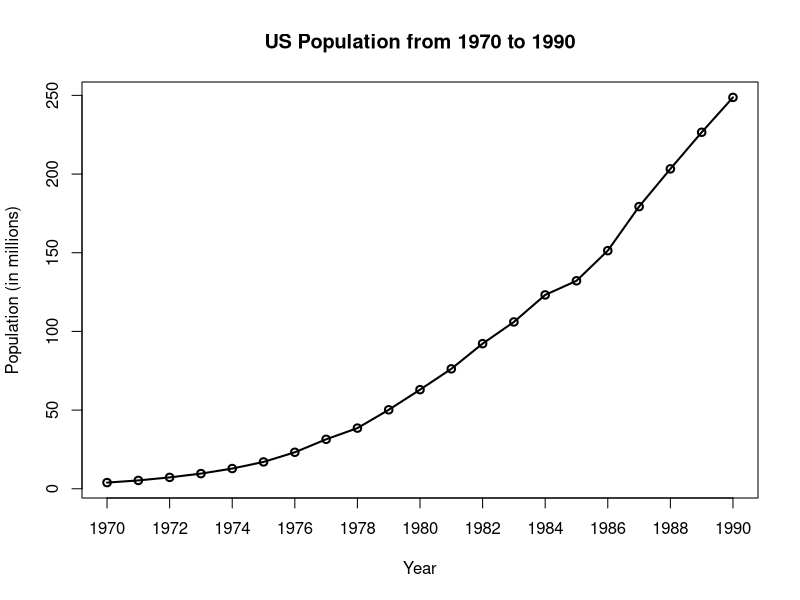
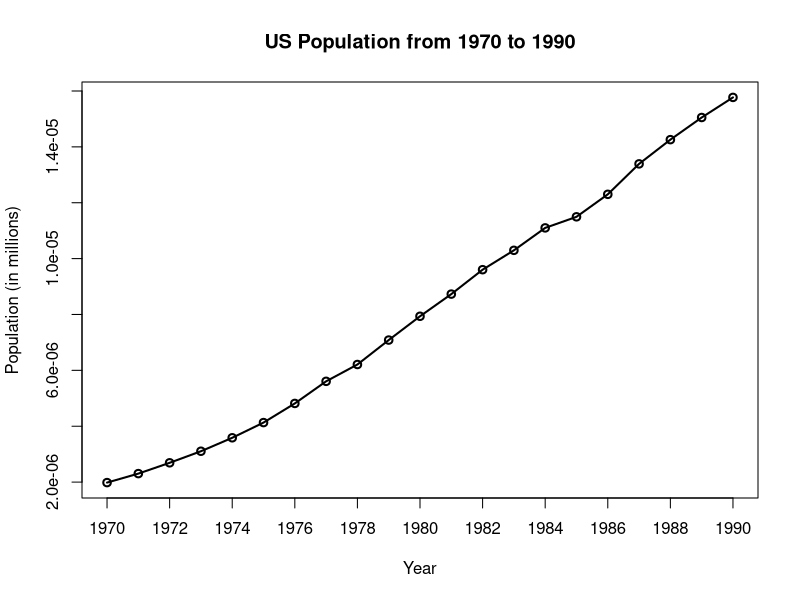
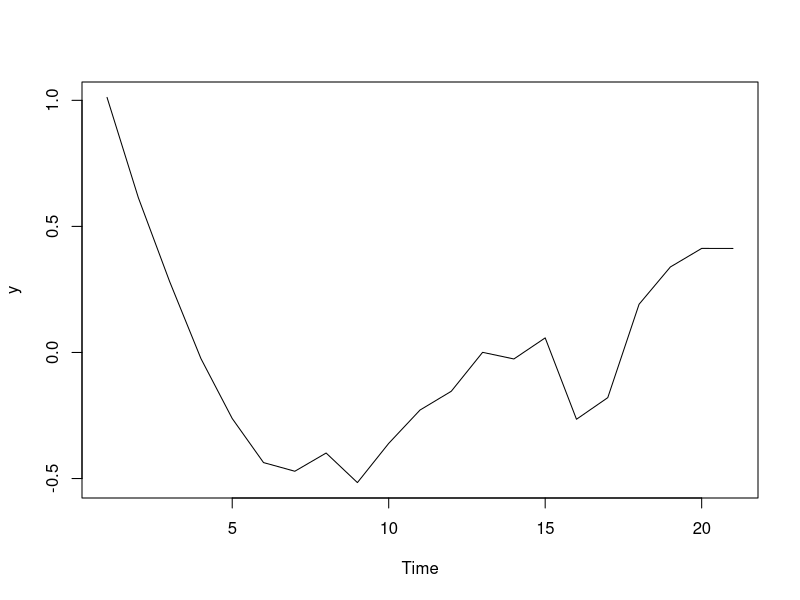
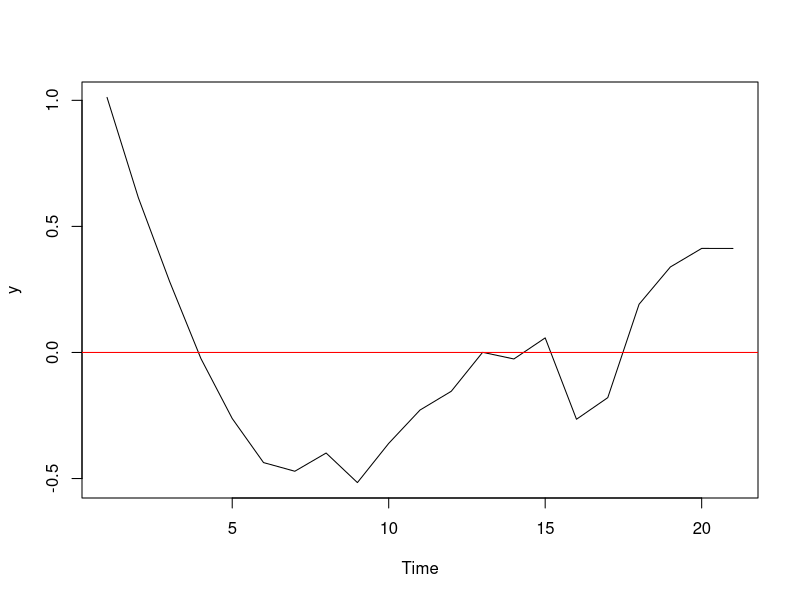
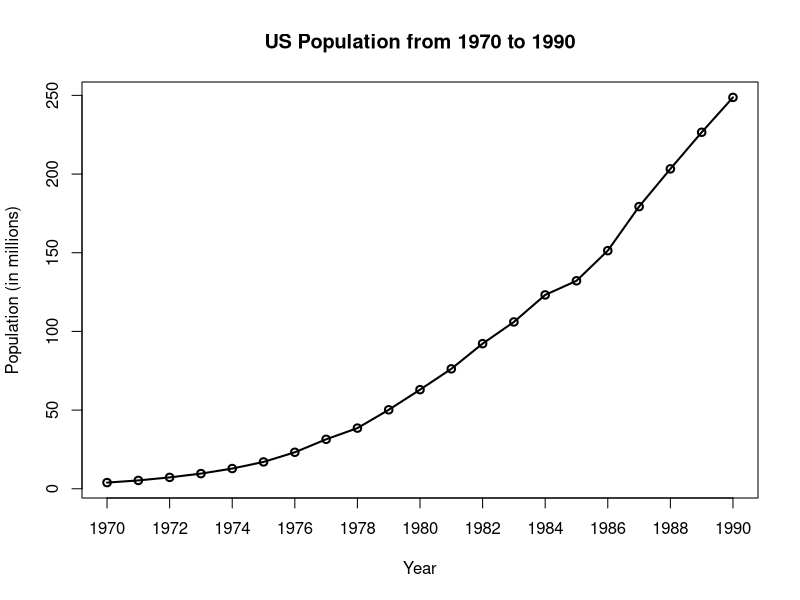

Write the R code that produced these figures, in order.
setwd("C:\\Mtech\\Projects\\anomaly_detection_end_to_end\\time_series_R\\lab2")
dev.off()
uspop = read.table("uspop.txt", header = TRUE)

plot(uspop$V1 / 1e6,
     type = "o",
     main = "US Population from 1970 to 1990",
     xlab = "Year",
     ylab = "Population (in millions)",
     lwd = 2,
     xaxt = "n")

axis(1, seq(1, 21, 2), seq(1970, 1990, 2))

pdf(file="uspop.pdf")
plot(uspop$V1 / 1e6,
     type = "o",
     main = "US Population from 1970 to 1990",
     xlab = "Year",
     ylab = "Population (in millions)",
     lwd = 2,
     xaxt = "n")

axis(1, seq(1, 21, 2), seq(1970, 1990, 2))
dev.off()

root.uspop = sqrt(uspop$V1/1e6)
plot(root.uspop / 1e6,
     type = "o",
     main = "US Population from 1970 to 1990",
     xlab = "Year",
     ylab = "Population (in millions)",
     lwd = 2,
     xaxt = "n")

axis(1, seq(1, 21, 2), seq(1970, 1990, 2))

#Calculate linear trend
nt = length(root.uspop)
fit <- lm(root.uspop ~ as.numeric(1:nt))
summary(fit)

abline(fit)

y <- root.uspop - fitted(fit)
ts.plot(y)

mean(y)
sd(y)
var(y)

y = y - mean(y)
ts.plot(y)
abline(h=mean(y), col ="red")
